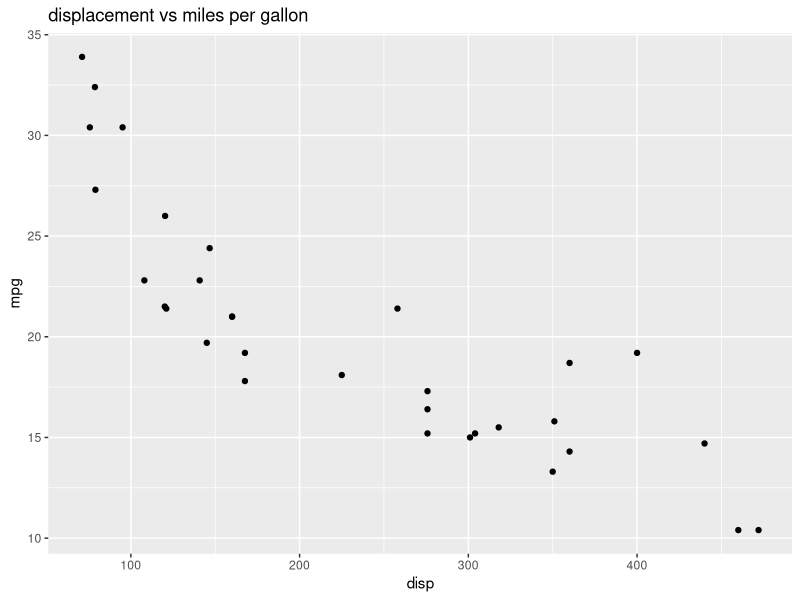
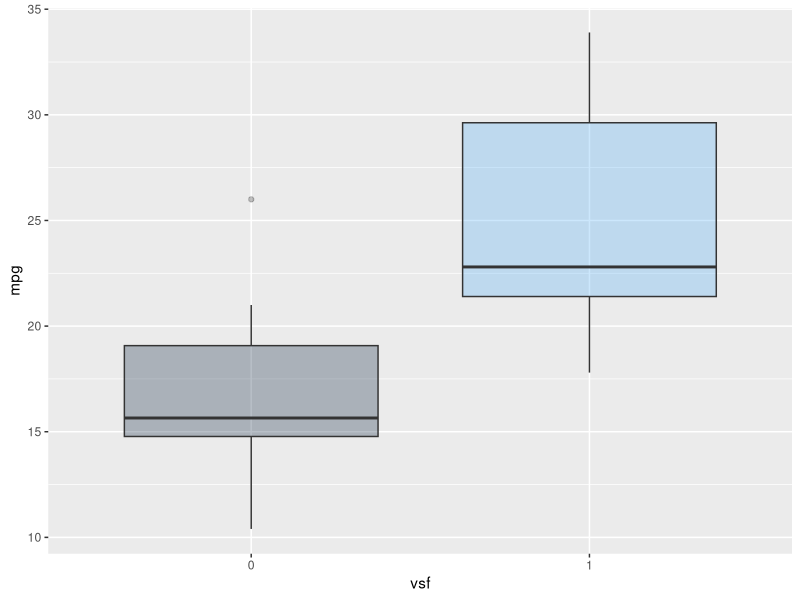
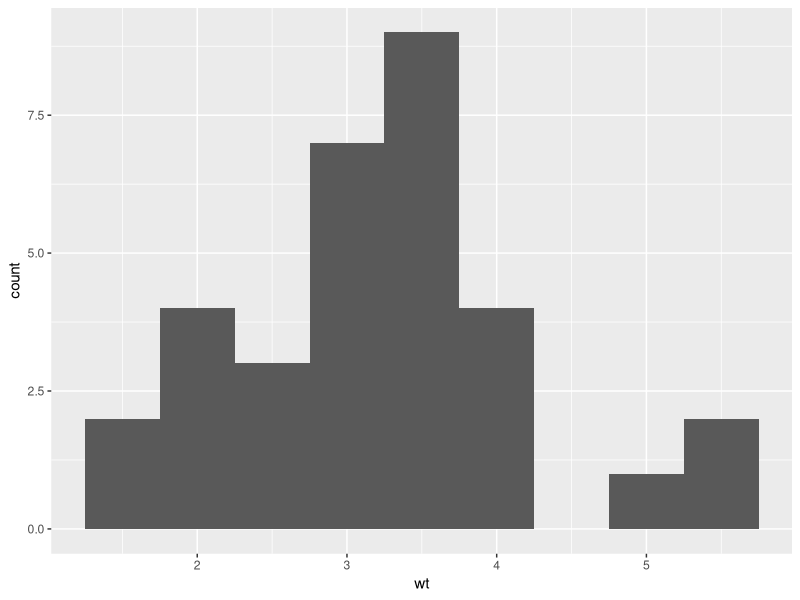

These charts were generated, in order, by the following R code:
library(datasets)
data(mtcars)
head(mtcars,5)
?mtcars

library(ggplot2)
ggplot(aes(x=disp,y=mpg,),data=mtcars)+geom_point()+ggtitle("displacement vs miles per gallon")

mtcars$vsf<-as.factor(mtcars$vs)
ggplot(aes(x=vsf,y=mpg,fill = vs),data=mtcars)+geom_boxplot(alpha=0.3)+
  theme(legend.position="none")
ggplot(aes(x=wt),data=mtcars) + geom_histogram(binwidth=0.5)
